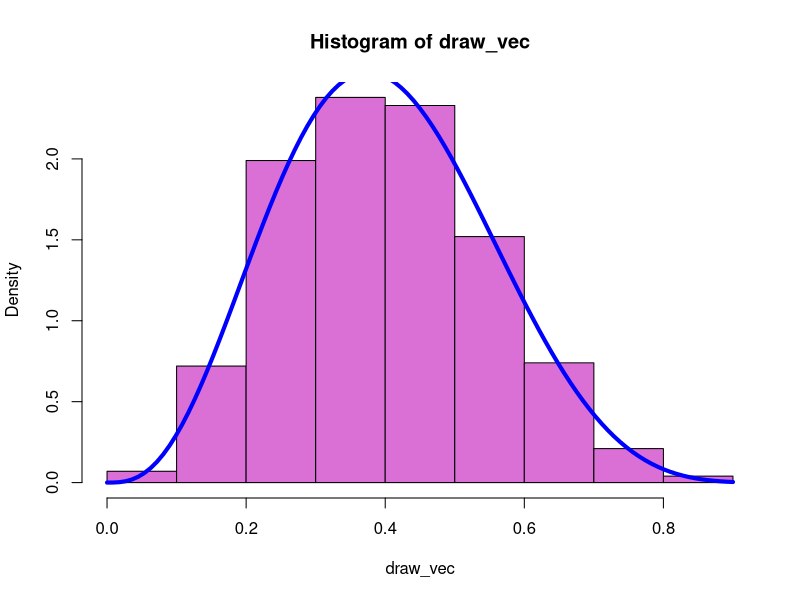

The R script that drew this image:



# Functions ---------------------------------------------------------------

q=function(x){
  dbeta(x,3,2)
}
draw_from_q=function(n){
  rbeta(n,3,2)
}
f=function(x){
  dbeta(x,4,6)
}
# Acceptance Rejection ----------------------------------------------------
AR=function(dtarget,dauxiliary,rauxiliary,k){
  
  count=0
  E=0
  
  while(E==0){
    candidate = rauxiliary(1)
    acc_prob=dtarget(candidate)/(k*dauxiliary(candidate))
    E = sample(c(1,0),prob=c(acc_prob, 1-acc_prob),size=1)
    count=count+1
  }
  
  return(list(draw=candidate,computational_effort=count))
  
}
# Perform Simulation ------------------------------------------------------
mcsize=1000
draw_vec=rep(NA,mcsize)
effort_vec=rep(NA,mcsize)

for(i in 1:mcsize){
  
  DD=AR(dtarget=f,dauxiliary=q,rauxiliary=draw_from_q,k=4)
  draw_vec[i] = DD$draw
  effort_vec[i] = DD$computational_effort
  
}

# Results -----------------------------------------------------------------
hist(draw_vec,freq=FALSE,col='orchid')
curve(f(x),add=TRUE,lwd=4, col='blue')
